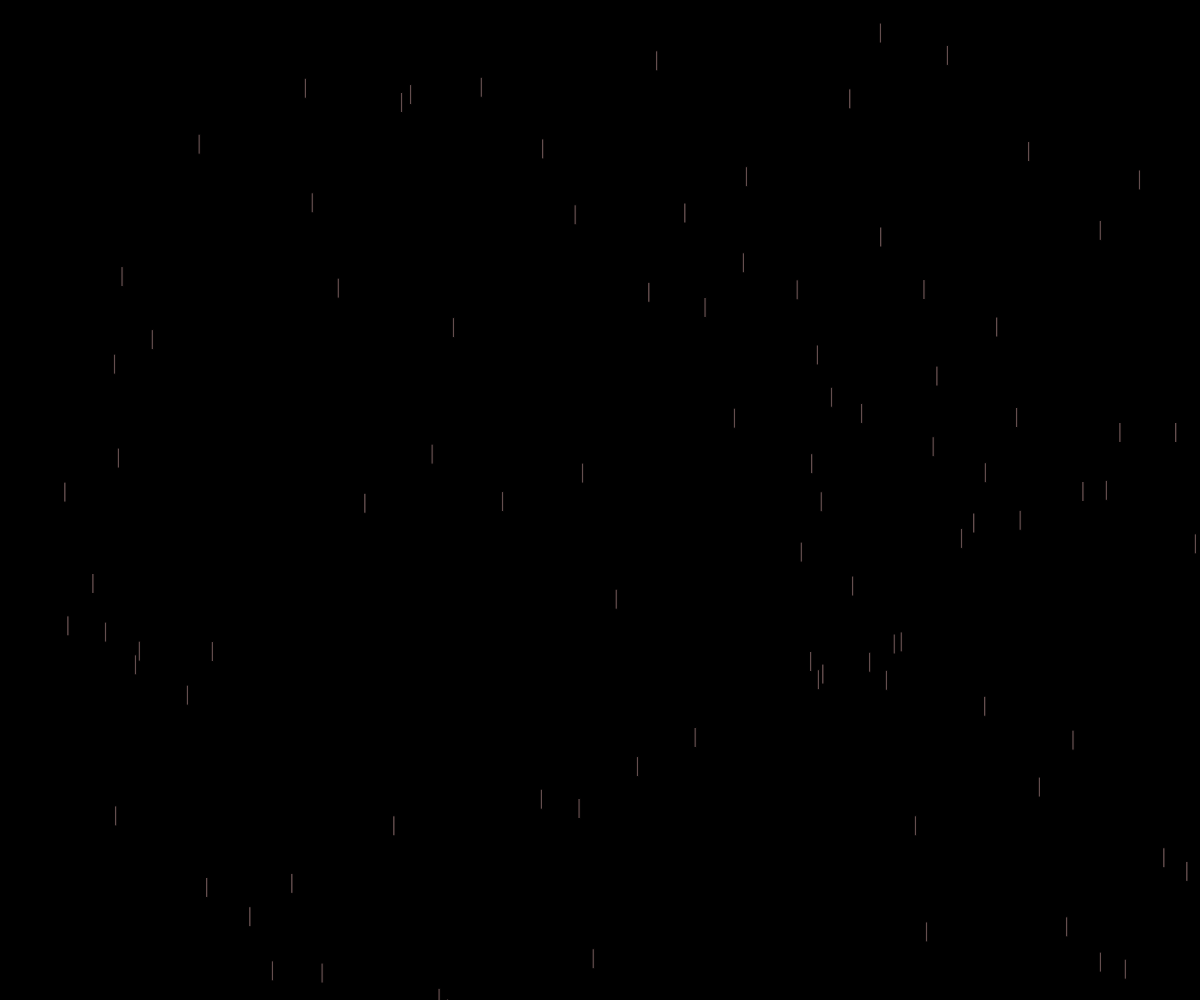
Frame 1 (no input)
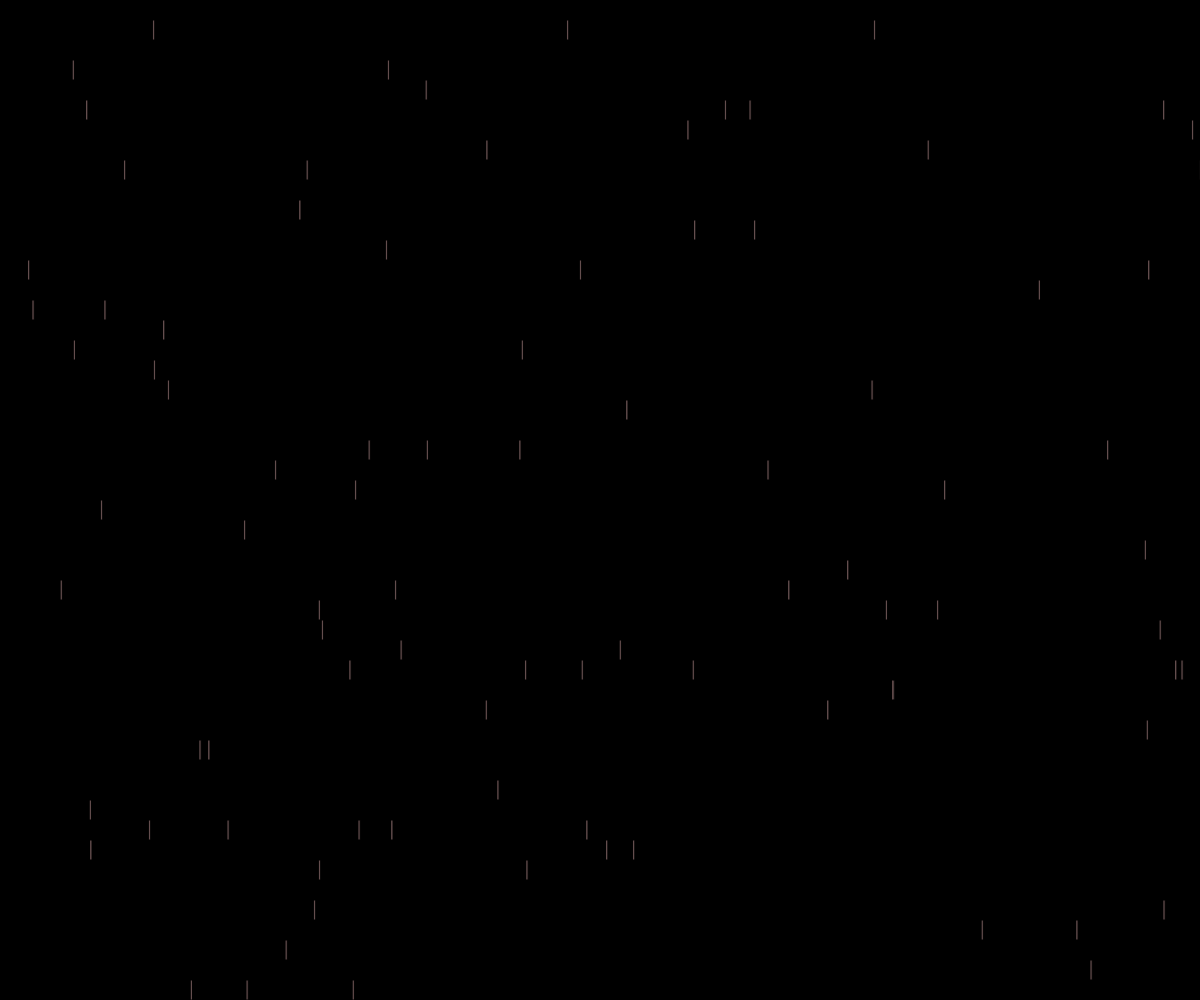
Frame 60 (no input)
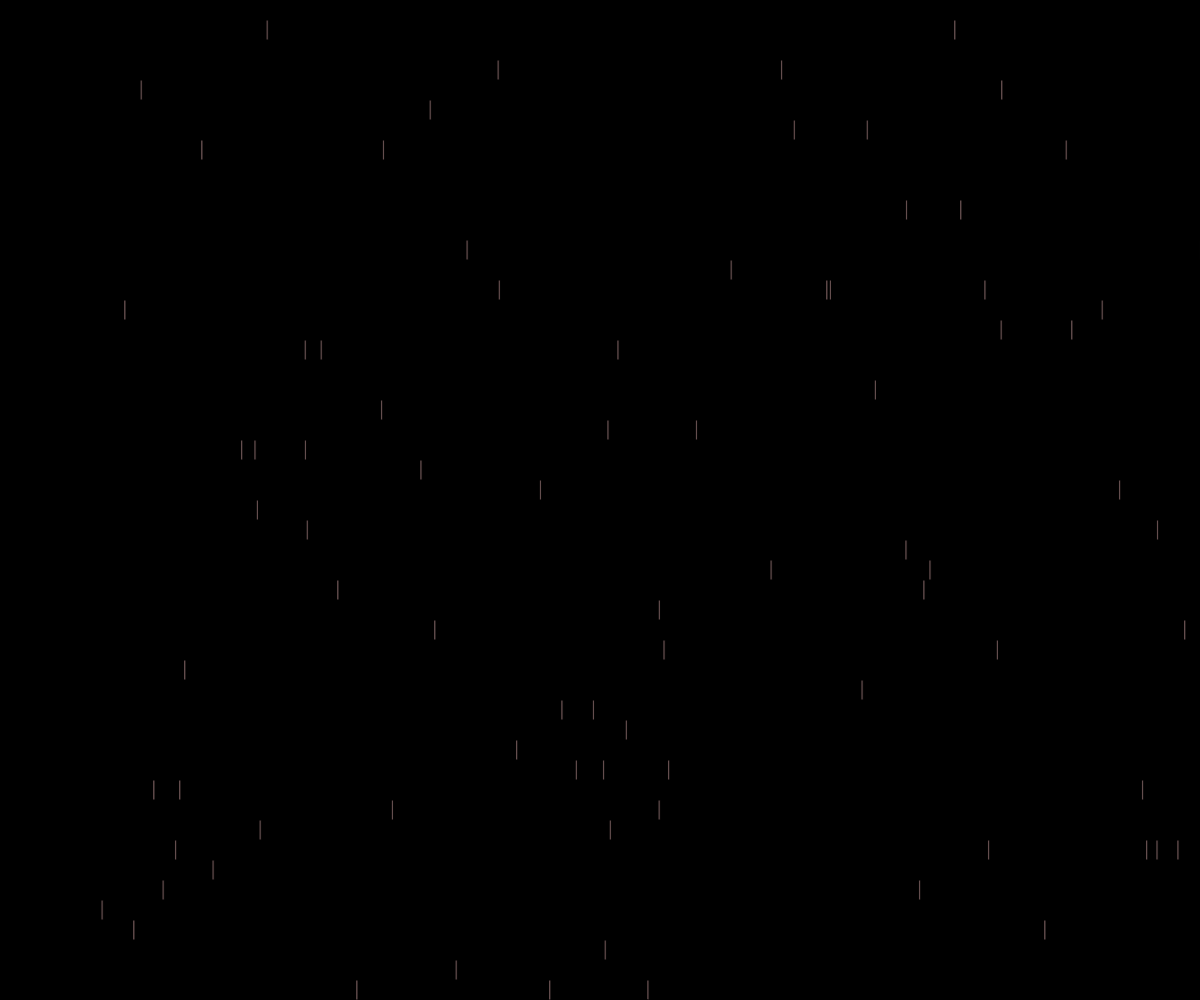
Frame 120 (the mouse pressed at the canvas centre since frame 60)

The p5.js sketch that drew these frames (run headless with seeded random() and noise() and a simulated clock; from frame 60 on, the mouse is pressed at the canvas centre):

// p5.js sketch
// ── sketch.js
function setup() {
	maxw = windowWidth
	maxh = windowHeight
	createCanvas(windowWidth, windowHeight);
	drops = []
	for(var i=0;i<100;i++){
		var x = new drop(random(maxw),random(maxh/20))
		drops.push(x)
	}
}

function draw() {
	background(0)
	for(var i in drops){
		drops[i].drop()
	}
}
// ── drop.js
function drop(x,t){
	this.x0 = x
	this.y0 = 0
	this.dx = 2
	this.dy = 20
	this.time = t
	
	this.drop = function(){
		this.time += 1
		this.y = this.y0 + this.dy*this.time
		this.x = this.x0 + this.dx*this.time
		this.checkEnd()
		this.show()
	}
 
	this.show =function(){
		fill(255, 200, 200, 100)
		rect(this.x, this.y, 2, 20)
	}

	this.checkEnd = function(){
		if(this.y > maxh){
			this.x0 = random(maxw)
			this.time = 0
		}
	}
}
